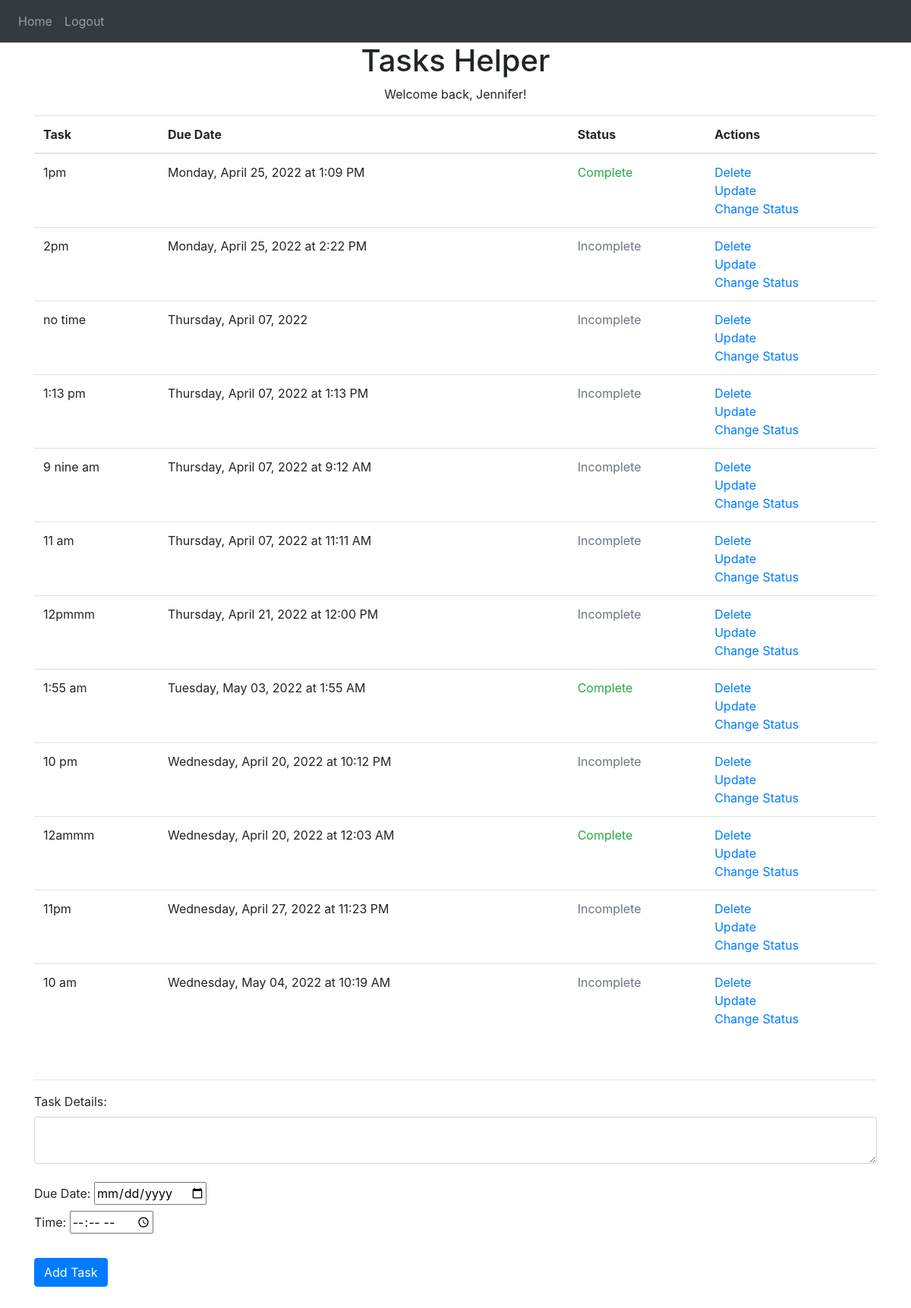
Screenshot of / (signed in) with the database file from the repository.
### website/models.py (models this page shows)
class User(db.Model, UserMixin):
    id = db.Column(db.Integer, primary_key=True)
    username = db.Column(db.String(150), unique=True)
    password = db.Column(db.String(150))
    first_name = db.Column(db.String(150))
    tasks = db.relationship('Task')

class Task(db.Model):
    id = db.Column(db.Integer, primary_key=True)
    content = db.Column(db.String(200), nullable=False)
    due_date = db.Column(db.String(30)) # formatted str date (ex: Tuesday, April 05, 2022)
    time = db.Column(db.String(20)) # str type, account for untimed tasks
    user_id = db.Column(db.Integer, db.ForeignKey('user.id'))
    status = db.Column(db.String(30), default="Incomplete") # Complete, Incomplete

### website/views.py (the view, shortened to what this page needs)
@views.route('/', methods=['POST', 'GET'])
@login_required
def home():
    tasks = Task.query.filter_by(user_id=current_user.id).order_by(Task.due_date).all()
    return render_template('home.html', user=current_user, tasks=tasks)

### website/__init__.py (called while the page is built)
def create_app():
    app = Flask(__name__)
    app.config['SECRET_KEY'] = 'some secret key here'
    app.config['SQLALCHEMY_DATABASE_URI'] = f'sqlite:///{DB_NAME}'
    db.init_app(app)
    from .views import views
    from .auth import auth
    app.register_blueprint(views, url_prefix='/')
    app.register_blueprint(auth, url_prefix='/')
    from .models import Task, User
    create_database(app)
    login_manager = LoginManager()
    login_manager.login_view = 'auth.login' # where to redirect if not logged in
    login_manager.init_app(app) # tell LoginManager which app is in use
    @login_manager.user_loader
    def load_user(id):
        return User.query.get(int(id))
    return app

### website/templates/home.html (shortened to what this page needs)
{% extends "base.html" %}
{% block content %}
  <h1 style="text-align: center"> Tasks Helper </h1>
  <p style="text-align:center"> Welcome back, {{ user.first_name }}! </p>
  {% if tasks|length < 1 %}
    <h4 style="text-align: center"> There are no tasks. Create one below! </h4>
  {% else %}
    <table class="table">
      <thead>
      <tr>
        <th> Task </th>
        <th> Due Date </th>
        <th> Status </th>
        <th> Actions </th>
      </tr>
      </thead>
      <tbody>
        {% for task in tasks %}
          <tr>
            <td> {{ task.content }} </td>
            <td>
              {% if task.due_date != "None" and task.time %}
                {{ task.due_date }} at {{ task.time }}
              {% else %}
                {{ task.due_date }}
              {% endif %}
            </td>
            <td>
              {% if task.status == "Complete" %}
                <p class="text-success">{{ task.status }}</p>
              {% else %}
                <p class="text-secondary">{{ task.status }}</p>
              {% endif %}
            </td>
            <td>
              <a href="/delete/{{ task.id }}"> Delete </a>
              <br>
              <a href="/update/{{ task.id }}"> Update </a>
              <br>
              <a href="/change-status/{{ task.id }}"> Change Status </a>
            </td>
          </tr>
        {% endfor %}
      </tbody>
    </table>
  {% endif %}
  <br>
  <hr>
  <form method="POST">
    <label for="content"> Task Details:</label>
    <textarea id="content" name="content" class="form-control"></textarea>
    <br>
    <label for="due-date"> Due Date:
      <span>
        <input
          type="date"
          id="due_date"
          name="due_date">
      </span>
    </label>
    <br>
    <label for="time"> Time:
      <span>
        <input
          type="time"
          id="time"
          name="time">
      </span>
    </label>
    <br>
    <br>
    <div>
      <button type="submit" class="btn btn-primary">Add Task</button>
    </div>
    <br>
    <br>
  </form>
{% endblock %}

### website/templates/base.html (shortened to what this page needs)
<!DOCTYPE html>
<html>
    <head>
        <link
            rel="stylesheet"
            href="https://stackpath.bootstrapcdn.com/bootstrap/4.4.1/css/bootstrap.min.css"
        />
        <link
            rel="stylesheet"
            href="https://stackpath.bootstrapcdn.com/font-awesome/4.7.0/css/font-awesome.min.css"
        />
    </head>
    <body>
        <nav class="navbar navbar-expand-lg navbar-dark bg-dark">
            <div class="collapse navbar-collapse" id="navbar">
                <div class="navbar-nav">
                    {% if user.is_authenticated %}
                        <a class="nav-item nav-link" id="home" href="/">Home</a>
                        <a class="nav-item nav-link" id="logout" href="/logout">Logout</a>
                    {% else %}
                        <a class="nav-item nav-link" id="login" href="/login">Login</a>
                        <a class="nav-item nav-link" id="register" href="/register">Register</a>
                    {% endif %}
                </div>
            </div>
        </nav>
        <div class="container">
            {% block content %} {% endblock %}
        </div>
    </body>
</html>

### rows the page displays
User: first_name "Jennifer"
Task: content "1pm", due_date "Monday, April 25, 2022", time "1:09 PM", status "Complete"
Task: content "2pm", due_date "Monday, April 25, 2022", time "2:22 PM", status "Incomplete"
Task: content "no time", due_date "Thursday, April 07, 2022", status "Incomplete"
Task: content "1:13 pm", due_date "Thursday, April 07, 2022", time "1:13 PM", status "Incomplete"
Task: content "9 nine am", due_date "Thursday, April 07, 2022", time "9:12 AM", status "Incomplete"
Task: content "11 am", due_date "Thursday, April 07, 2022", time "11:11 AM", status "Incomplete"
Task: content "12pmmm", due_date "Thursday, April 21, 2022", time "12:00 PM", status "Incomplete"
Task: content "1:55 am", due_date "Tuesday, May 03, 2022", time "1:55 AM", status "Complete"
Task: content "10 pm", due_date "Wednesday, April 20, 2022", time "10:12 PM", status "Incomplete"
Task: content "12ammm", due_date "Wednesday, April 20, 2022", time "12:03 AM", status "Complete"
Task: content "11pm", due_date "Wednesday, April 27, 2022", time "11:23 PM", status "Incomplete"
Task: content "10 am", due_date "Wednesday, May 04, 2022", time "10:19 AM", status "Incomplete"
